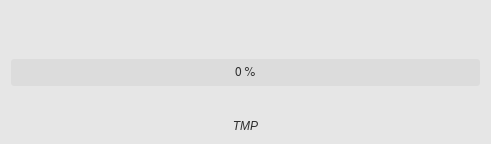
<?xml version="1.0" encoding="UTF-8"?>
<ui version="4.0">
 <class>waitBatchWindow</class>
 <widget class="QWidget" name="waitBatchWindow">
  <property name="geometry">
   <rect>
    <x>0</x>
    <y>0</y>
    <width>491</width>
    <height>144</height>
   </rect>
  </property>
  <property name="minimumSize">
   <size>
    <width>0</width>
    <height>0</height>
   </size>
  </property>
  <property name="maximumSize">
   <size>
    <width>16777215</width>
    <height>16777215</height>
   </size>
  </property>
  <property name="font">
   <font>
    <family>FreeSans</family>
    <pointsize>10</pointsize>
    <stylestrategy>PreferAntialias</stylestrategy>
    <kerning>true</kerning>
   </font>
  </property>
  <property name="windowTitle">
   <string>Processing...</string>
  </property>
  <property name="windowIcon">
   <iconset>
    <normaloff>icons/batch_icon.svg</normaloff>icons/batch_icon.svg</iconset>
  </property>
  <property name="styleSheet">
   <string notr="true">QWidget {
	background-color: rgb(230,230,230);
}

QScrollBar:vertical {
  border: 1px solid white;
  background-color: rgb(240, 240, 240);
  width: 20px;
  margin: 21px 0px 21px 0px;
}

QScrollBar:horizontal {
  border: 1px solid white;
  background-color: rgb(240, 240, 240);
  height: 20px;
  margin: 0px 21px 0px 21px;
}

QScrollBar::handle:vertical {
  background-color: rgb(205, 205, 205);
  min-height: 25px;
}

QScrollBar:handle:vertical:hover {
  background-color: rgb(166, 166, 166);
}

QScrollBar:handle:vertical:pressed {
  background-color: rgb(96, 96, 96);
}

QScrollBar::handle:horizontal {
  background-color: rgb(205, 205, 205);
  min-width: 25px;
}

QScrollBar:handle:horizontal:hover {
  background-color: rgb(166, 166, 166);
}

QScrollBar:handle:horizontal:pressed {
  background-color: rgb(96, 96, 96);
}

QScrollBar::add-line:vertical {
  border-top: 1px solid rgb(240,240,240);
  border-left: 1px solid white;
  border-right: 1px solid white;
  border-bottom: 1px solid white;
  background-color: rgb(240, 240, 240);
  height: 20px;
  subcontrol-position: bottom;
  subcontrol-origin: margin;
}

QScrollBar::add-line:vertical:hover {
  background-color: rgb(218, 218, 218);
}

QScrollBar::add-line:vertical:pressed {
  background-color: rgb(96, 96, 96);
}

QScrollBar::sub-line:vertical {
  border-top: 1px solid white;
  border-left: 1px solid white;
  border-right: 1px solid white;
  border-bottom: 1px solid rgb(240,240,240);
  background-color: rgb(240, 240, 240);
  height: 20px;
  subcontrol-position: top;
  subcontrol-origin: margin;
}

QScrollBar::sub-line:vertical:hover {
  background-color: rgb(218, 218, 218);
}

QScrollBar::sub-line:vertical:pressed {
  background-color: rgb(96, 96, 96);
}

QScrollBar::up-arrow:vertical {
  image: url(icons/up_arrow_icon.svg); 
  width: 16px;
  height: 16px;
}

QScrollBar::up-arrow:vertical:pressed {
  right: -1px;
  bottom: -1px;
}

QScrollBar::down-arrow:vertical {
  image: url(icons/down_arrow_icon.svg); 
  width: 16px;
  height: 16px;
}

QScrollBar::down-arrow:vertical:pressed {
  right: -1px;
  bottom: -1px;
}

QScrollBar::add-line:horizontal {
  border-top: 1px solid white;
  border-left: 1px solid rgb(240,240,240);
  border-right: 1px solid white;
  border-bottom: 1px solid white;
  background-color: rgb(240, 240, 240);
  width: 20px;
  subcontrol-position: right;
  subcontrol-origin: margin;
}

QScrollBar::add-line:horizontal:hover {
  background-color: rgb(218, 218, 218);
}

QScrollBar::add-line:horizontal:pressed {
  background-color: rgb(96, 96, 96);
}

QScrollBar::sub-line:horizontal {
  border-top: 1px solid white;
  border-left: 1px solid white;
  border-right: 1px solid rgb(240,240,240);
  border-bottom: 1px solid white;
  background-color: rgb(240, 240, 240);
  width: 20px;
  subcontrol-position: left;
  subcontrol-origin: margin;
}

QScrollBar::sub-line:horizontal:hover {
  background-color: rgb(218, 218, 218);
}

QScrollBar::sub-line:horizontal:pressed {
  background-color: rgb(96, 96, 96);
}

QScrollBar::left-arrow:horizontal {
  image: url(icons/left_arrow_icon.svg); 
  width: 16px;
  height: 16px;
}

QScrollBar::left-arrow:horizontal:pressed {
  right: -1px;
  bottom: -1px;
}

QScrollBar::right-arrow:horizontal {
  image: url(icons/right_arrow_icon.svg); 
  width: 16px;
  height: 16px;
}

QScrollBar::right-arrow:horizontal:pressed {
  right: -1px;
  bottom: -1px;
}</string>
  </property>
  <layout class="QGridLayout" name="gridLayout">
   <item row="0" column="0" colspan="2">
    <layout class="QHBoxLayout" name="horizontalLayout">
     <item>
      <spacer name="horizontalSpacer">
       <property name="orientation">
        <enum>Qt::Horizontal</enum>
       </property>
       <property name="sizeHint" stdset="0">
        <size>
         <width>40</width>
         <height>20</height>
        </size>
       </property>
      </spacer>
     </item>
     <item>
      <layout class="QVBoxLayout" name="spinner_layout"/>
     </item>
     <item>
      <spacer name="horizontalSpacer_2">
       <property name="orientation">
        <enum>Qt::Horizontal</enum>
       </property>
       <property name="sizeHint" stdset="0">
        <size>
         <width>40</width>
         <height>20</height>
        </size>
       </property>
      </spacer>
     </item>
    </layout>
   </item>
   <item row="1" column="0">
    <spacer name="verticalSpacer">
     <property name="orientation">
      <enum>Qt::Vertical</enum>
     </property>
     <property name="sizeHint" stdset="0">
      <size>
       <width>20</width>
       <height>10</height>
      </size>
     </property>
    </spacer>
   </item>
   <item row="2" column="0" colspan="2">
    <widget class="QProgressBar" name="progress_bar">
     <property name="minimumSize">
      <size>
       <width>0</width>
       <height>27</height>
      </size>
     </property>
     <property name="maximumSize">
      <size>
       <width>16777215</width>
       <height>27</height>
      </size>
     </property>
     <property name="font">
      <font>
       <family>FreeSans</family>
       <pointsize>9</pointsize>
       <weight>50</weight>
       <bold>false</bold>
       <stylestrategy>PreferAntialias</stylestrategy>
       <kerning>true</kerning>
      </font>
     </property>
     <property name="styleSheet">
      <string notr="true">QProgressBar {
   border: 0px solid black;
   border-radius: 3px;
   background: rgb(220,220,220);
   color: rgb(45,45,45);
   text-align: center;
}

QProgressBar::chunk {
   border: 0px solid black;
   border-radius: 3px;
   background: rgb(0,200,0);
 }</string>
     </property>
     <property name="value">
      <number>0</number>
     </property>
     <property name="textVisible">
      <bool>true</bool>
     </property>
     <property name="format">
      <string>%p %</string>
     </property>
    </widget>
   </item>
   <item row="3" column="1">
    <spacer name="verticalSpacer_2">
     <property name="orientation">
      <enum>Qt::Vertical</enum>
     </property>
     <property name="sizeHint" stdset="0">
      <size>
       <width>20</width>
       <height>11</height>
      </size>
     </property>
    </spacer>
   </item>
   <item row="4" column="0" colspan="2">
    <widget class="QLabel" name="progress_label">
     <property name="minimumSize">
      <size>
       <width>0</width>
       <height>0</height>
      </size>
     </property>
     <property name="maximumSize">
      <size>
       <width>16777215</width>
       <height>16777215</height>
      </size>
     </property>
     <property name="font">
      <font>
       <italic>true</italic>
      </font>
     </property>
     <property name="styleSheet">
      <string notr="true">QLabel {
    color: rgb(45,45,45);
}</string>
     </property>
     <property name="text">
      <string>TMP</string>
     </property>
     <property name="alignment">
      <set>Qt::AlignHCenter|Qt::AlignTop</set>
     </property>
     <property name="wordWrap">
      <bool>true</bool>
     </property>
    </widget>
   </item>
  </layout>
 </widget>
 <resources/>
 <connections/>
</ui>
